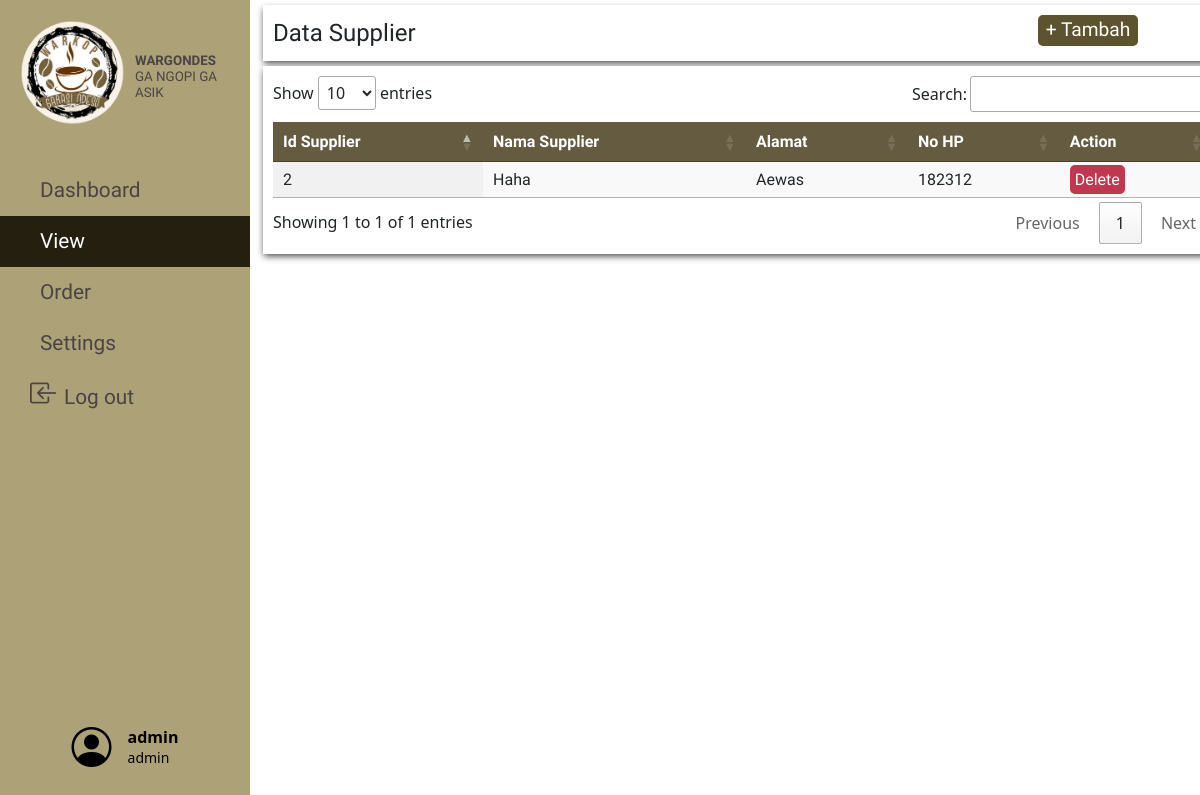
The app's page /php/viewSupplierPage.php (signed in) with its own data.
### tables this page shows
CREATE TABLE `supplier` (
  `id_supplier` int(11) NOT NULL,
  `nama_supplier` varchar(25) NOT NULL,
  `alamat_supplier` varchar(25) NOT NULL,
  `no_hp` int(12) NOT NULL
);

### php/viewSupplierPage.php (the view, shortened to what this page needs)
<html>
	<?php $page = 'viewPage'; include('../include/header.php');?>
	<?php include('../include/navbar.php');?>
	<?php include('../database/db.php');?>
	<link href="../css/ViewOrder.css" rel="stylesheet" type="text/css" />
	<body style="background:url('https://img.freepik.com/free-photo/right-corner-coffee-beans-with-copy-space_23-2148255026.jpg?w=826&t=st=1690722306~exp=1690722906~hmac=857df898b9099e272b7c4738dd9a2e88d4b1ef4aa3c55a6ebd3c8b798e20c916');background-repeat:no-repeat;
background-position: center center;background-size: cover;">
		<div class="label SupplierList">Data Supplier
			<button id="myBtn" style="width:100px;">+ Tambah</button>
		</div>
		<table id="supplier_list" class="display">
			<thead>
				<tr>
					<th>Id Supplier</th>
					<th>Nama Supplier</th>
					<th>Alamat</th>
					<th>No HP</th>
					<th>Action</th>
				</tr>
			</thead>
				<tbody>
					<?php
						$sql = "SELECT * FROM supplier";
						$result = $conn->query($sql);
					?>
					<?php if ($result->num_rows > 0): ?>
						<?php while($row = $result->fetch_assoc()): ?>
							<tr>
								<td><?php echo $row["id_supplier"]; ?></td>
								<td><?php echo $row["nama_supplier"]; ?></td>
								<td><?php echo $row["alamat_supplier"]; ?></td>
								<td><?php echo $row["no_hp"]; ?></td>
								<td><a onclick="return alert('Supplier Deleted');" href="../actions/supplier_delete.php?id_supplier=<?php echo $row["id_supplier"];?>" class="action delete">Delete</td>
							</tr>
						<?php endwhile; ?>
					<?php endif; ?>
				</tbody>
			</table>
	</body>
</html>

### css/table.css (style rules this page uses)
table { background:white; border-color:black; font-family: 'Arya', sans-serif; }
thead { background:#645b40; color:white; }
.delete { background-color:#C03750; color:white; }
.action { border:none; border-radius: 5px; padding:5px; }

### css/ViewOrder.css (style rules this page uses)
body { background-color: #ededed; }
.label { width:80%; margin-top:5px; margin-left: 263px; float:left; background-color: white; font-size: 1.5em; padding:10px; font-family: 'Arya', sans-serif; box-shadow: 0px 3px 7px -1px rgba(0,0,0,0.75); -webkit-box-shadow: 0px 3px 7px -1px rgba(0,0,0,0.75); -moz-box-shadow: 0px 3px 7px -1px rgba(0,0,0,0.75); }

### css/modal.css (style rules this page uses)
#mybtn { float: right; margin-right: 75px; border: none; background-color: #5e532f; border-radius:5px; width: 5%; color: white; font-size: 1.2rem; }

### css/navbar.css (style rules this page uses)
a, a:hover, a:focus { color: inherit; text-decoration: none; transition: all 0.3s; }

### records on screen
supplier: id_supplier "2", nama_supplier "Haha", alamat_supplier "Aewas", no_hp "182312"

### other values on screen
$_SESSION["user"] "admin"
$_SESSION["role"] "admin"
